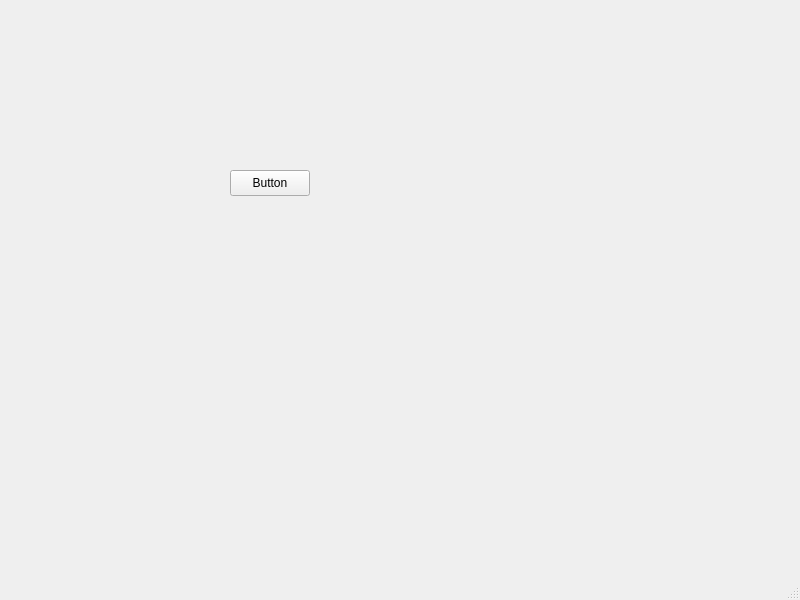
<?xml version="1.0" encoding="UTF-8"?>
<ui version="4.0">
 <class>MainWindow</class>
 <widget class="QMainWindow" name="MainWindow">
  <property name="geometry">
   <rect>
    <x>0</x>
    <y>0</y>
    <width>800</width>
    <height>600</height>
   </rect>
  </property>
  <property name="windowTitle">
   <string>MainWindow</string>
  </property>
  <widget class="QWidget" name="centralwidget">
   <widget class="QPushButton" name="pushButton">
    <property name="geometry">
     <rect>
      <x>230</x>
      <y>170</y>
      <width>80</width>
      <height>26</height>
     </rect>
    </property>
    <property name="text">
     <string>Button</string>
    </property>
   </widget>
  </widget>
  <widget class="QMenuBar" name="menubar">
   <property name="geometry">
    <rect>
     <x>0</x>
     <y>0</y>
     <width>800</width>
     <height>23</height>
    </rect>
   </property>
  </widget>
  <widget class="QStatusBar" name="statusbar"/>
 </widget>
 <resources/>
 <connections/>
</ui>
